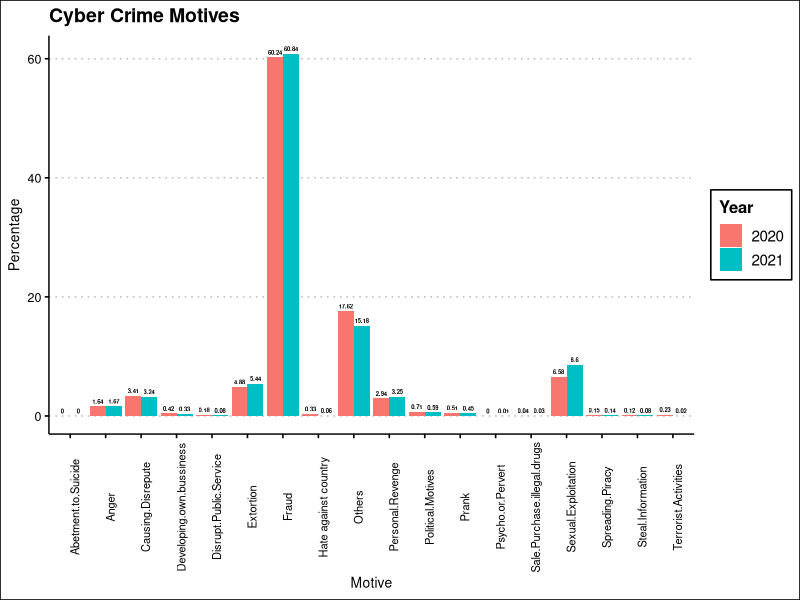
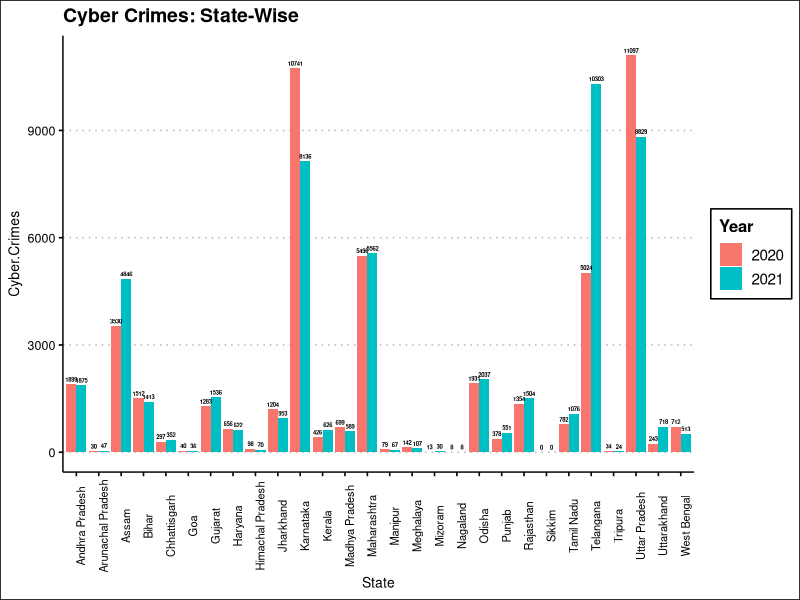
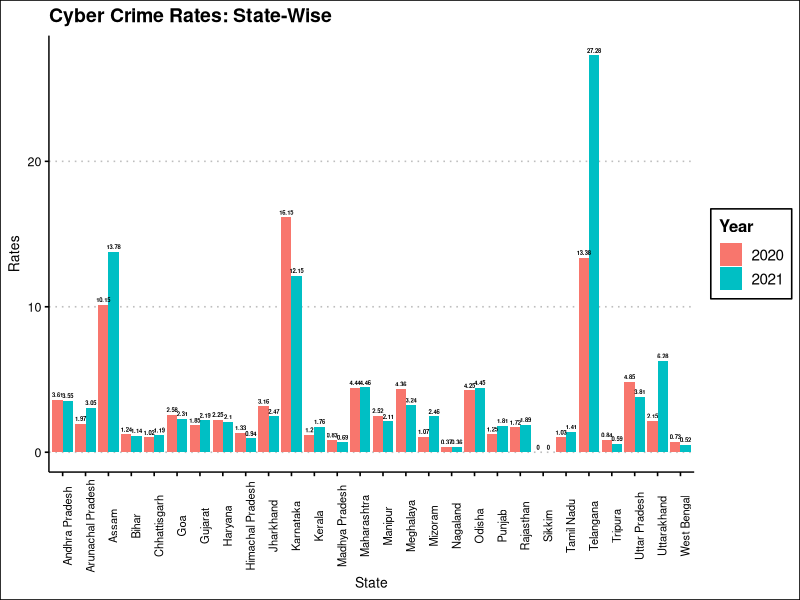

Write the R code that produced these figures, in order.
rm(list = ls())

data = read.csv("StatesData.csv")
data$Year = as.character(data$Year)
library(ggplot2)
library(ggthemes)

states = ggplot(data, aes(State ,Cyber.Crimes ,fill= Year))+
  geom_bar(stat="identity",position=  'dodge')+geom_text(aes(label= Cyber.Crimes ), vjust = -0.5, position = position_dodge(.9), size=1.5, fontface = "bold")+
  theme_clean() +theme(axis.text.x = element_text(angle = 90, size = 8))+
  labs(title= "Cyber Crimes: State-Wise",
       cex.labs = 0.5)+theme(legend.position="right")

states.rates = ggplot(data, aes(State ,Rates ,fill= Year))+
  geom_bar(stat="identity",position=  'dodge')+geom_text(aes(label= round(Rates,2) ), vjust = -0.5, position = position_dodge(.9), size=1.5, fontface = "bold")+
  theme_clean() +theme(axis.text.x = element_text(angle = 90, size = 8))+
  labs(title= "Cyber Crime Rates: State-Wise",
       cex.labs = 0.5)+theme(legend.position="right")



data1 = read.csv("cybmot.csv")
data1$Year = as.character(data1$Year)

motives = ggplot(data1[55:90,], aes(Motive ,Percentage ,fill= Year))+
  geom_bar(stat="identity", position=  'dodge')+geom_text(aes(label= Percentage ), vjust = -0.5, position = position_dodge(.9), size=1.5, fontface = "bold")+
  theme_clean() +theme(axis.text.x = element_text(angle = 90, size = 8))+
  labs(title= "Cyber Crime Motives",
       cex.labs = 0.5)+theme(legend.position="right")

